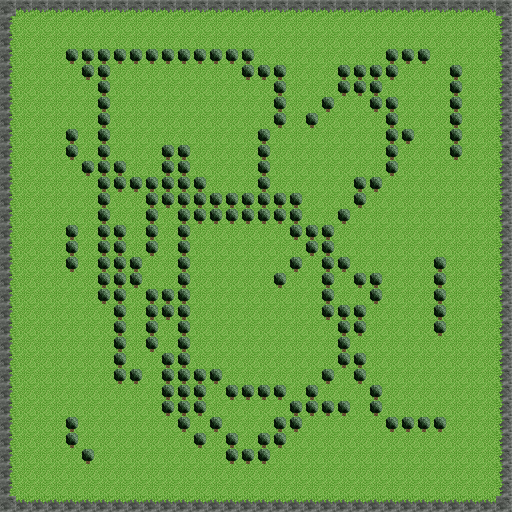

Tiled map render using the project's own tile images. Description and the map definition, with tile-layer contents summarised, below:
An orthogonal 32x32 tile map with 16x16 px tiles, 2 tile layers (Tile Layer 1, Tile Layer 2).

<map version="1.0" orientation="orthogonal" width="32" height="32" tilewidth="16" tileheight="16">
 <tileset firstgid="1" name="terrain" tilewidth="16" tileheight="16">
  <image source="terrain.png" width="256" height="256" />
 </tileset>
 <layer name="Tile Layer 1" width="32" height="32">
  <properties>
   <property name="type" value="ground" />
  </properties>
  <data>[1024 cells, 900 non-empty, 1 distinct tile ids]</data>
 </layer>
 <layer name="Tile Layer 2" width="32" height="32">
  <properties>
   <property name="type" value="tree" />
  </properties>
  <data>[1024 cells, 326 non-empty, 6 distinct tile ids]</data>
 </layer>
</map>